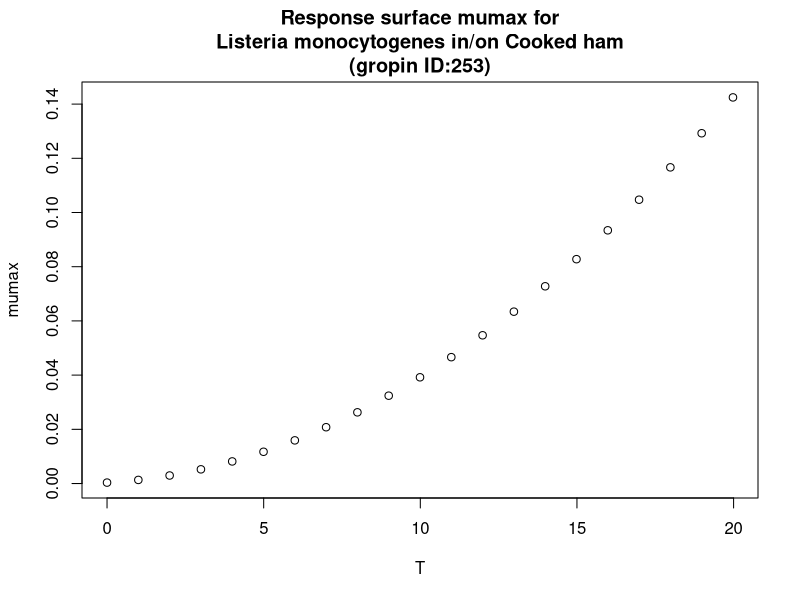

R code for this plot:
#############################
# start of Parameter script
#############################
T <- seq(0,19.98001998002,length.out=21)
#############################
# end of Parameter script
#############################
############################# 
# start of Model script Gropin ID 253 
#############################
 
# constant coefficients for this model
a <- 0.058
Tmin <- -1.03
 
variables <- data.frame(T)
argumentsPar <- expand.grid(variables)
 
# heart of the model
response_surface <- function(T) {
   mumax <-2.302585*(a*(T-Tmin))^2/24

return(mumax=mumax)
} 

# output parameters
responseSurface <- cbind(argumentsPar,response_surface(argumentsPar['T']))
colnames(responseSurface) <- c(colnames(argumentsPar),'mumax')
#############################
# End of Model script
#############################
############################# 
# start of Visualisation script Gropin ID 253 
#############################
plot(T,responseSurface$'mumax',xlab='T',
                          ylab='mumax',main='Response surface mumax for
Listeria monocytogenes in/on Cooked ham
(gropin ID:253)')
#############################
# End of Visualisation script
#############################
